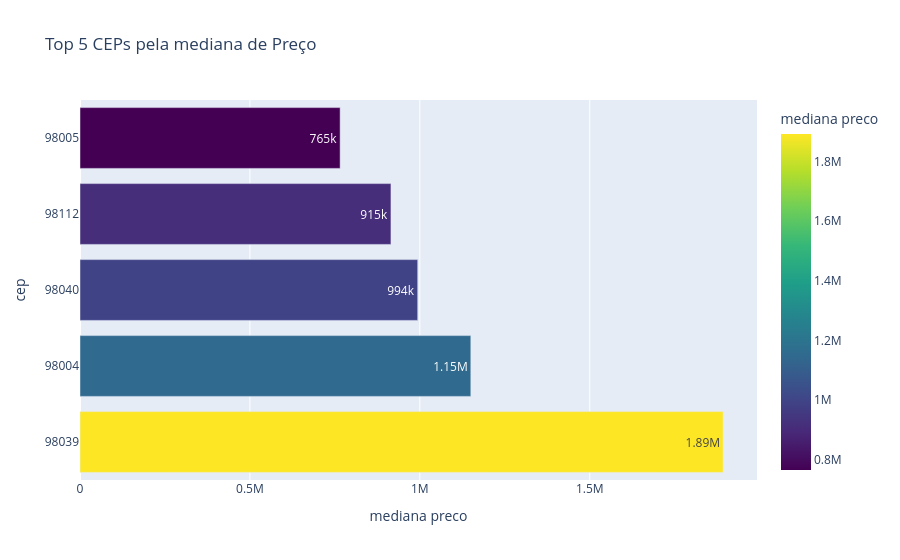

Notebook code for this chart:
### Code cell
fig0 = px.bar(bairros_mediana_top5,
              y='cep',
              x = 'mediana preco',
              orientation= 'h',
              title= 'Top 5 CEPs pela mediana de Preço',
              text_auto= '.3s',
              color='mediana preco',
              color_continuous_scale='Viridis')
fig0.update_yaxes(type='category')
fig0.show()

### Figure 1 — Plotly figure (JSON) as saved in the notebook; plotly's stock layout.template omitted (floating-point values rounded to 4 significant figures)
{"data": [{"hovertemplate": "mediana preco=%{marker.color}<br>cep=%{y}<extra></extra>", "legendgroup": "", "marker": {"color": [1892000.0, 1150000.0, 993800.0, 915000.0, 765500.0], "coloraxis": "coloraxis", "pattern": {"shape": ""}}, "name": "", "orientation": "h", "showlegend": false, "textposition": "auto", "texttemplate": "%{x:.3s}", "type": "bar", "x": [1892000.0, 1150000.0, 993800.0, 915000.0, 765500.0], "xaxis": "x", "y": [98039, 98004, 98040, 98112, 98005], "yaxis": "y"}], "layout": {"barmode": "relative", "coloraxis": {"colorbar": {"title": {"text": "mediana preco"}}, "colorscale": [[0, "#440154"], [0.1111, "#482878"], [0.2222, "#3e4989"], [0.3333, "#31688e"], [0.4444, "#26828e"], [0.5556, "#1f9e89"], [0.6667, "#35b779"], [0.7778, "#6ece58"], [0.8889, "#b5de2b"], [1, "#fde725"]]}, "legend": {"tracegroupgap": 0}, "title": {"text": "Top 5 CEPs pela mediana de Preço"}, "xaxis": {"anchor": "y", "domain": [0, 1], "title": {"text": "mediana preco"}}, "yaxis": {"anchor": "x", "domain": [0, 1], "title": {"text": "cep"}, "type": "category"}}}
